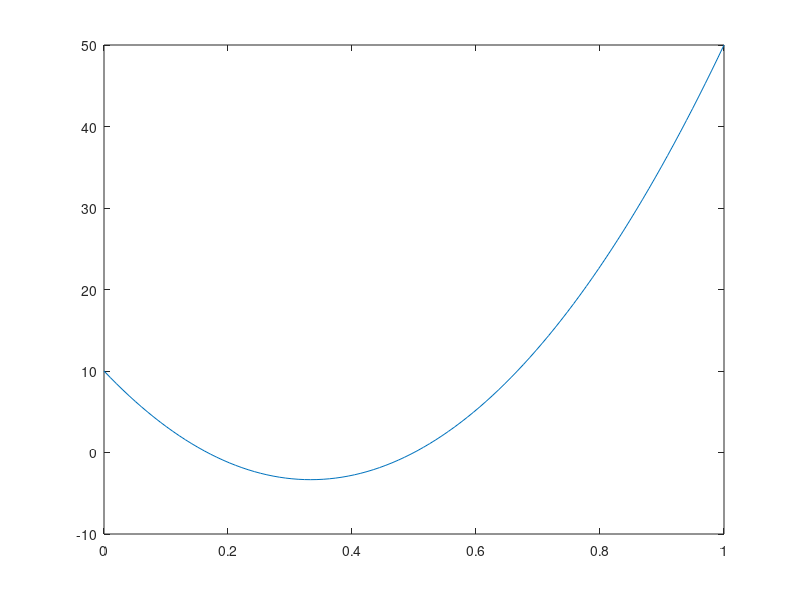

Write the MATLAB code that produced this figure.
% This program analyses the monotonicity of the cost functions

%% Constant multiplication factor

%% Linear increasing multiplication factor

%% Linear decreasing multiplication factor

%% Parabolic multiplication factor
c1 = 10;
c2 = 0;

p = [12*c1 -8*c1 c1+c2];

x = 1;
ys = zeros(1,100);
xs = zeros(1,100);
for i = linspace(0, 1)
    xs(x) = i;
    ys(x) = polyval(p, i);
    x=x+1;
end

plot(xs, ys)